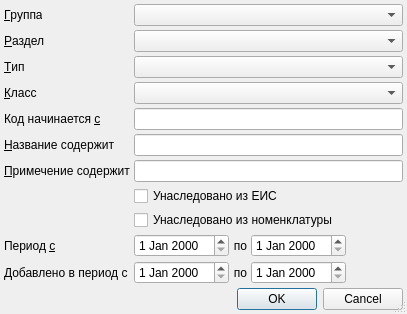
<?xml version="1.0" encoding="UTF-8"?>
<ui version="4.0">
 <class>ServiceFilterDialog</class>
 <widget class="QDialog" name="ServiceFilterDialog">
  <property name="geometry">
   <rect>
    <x>0</x>
    <y>0</y>
    <width>407</width>
    <height>310</height>
   </rect>
  </property>
  <property name="windowTitle">
   <string>Фильтр услуг</string>
  </property>
  <property name="sizeGripEnabled">
   <bool>true</bool>
  </property>
  <layout class="QGridLayout" name="gridLayout">
   <property name="margin">
    <number>4</number>
   </property>
   <property name="spacing">
    <number>4</number>
   </property>
   <item row="0" column="1">
    <widget class="CRBComboBox" name="cmbServiceGroup"/>
   </item>
   <item row="7" column="0">
    <widget class="QLabel" name="label">
     <property name="text">
      <string>&amp;Примечение содержит</string>
     </property>
     <property name="buddy">
      <cstring>edtNote</cstring>
     </property>
    </widget>
   </item>
   <item row="0" column="0">
    <widget class="QLabel" name="lblServiceGroup">
     <property name="sizePolicy">
      <sizepolicy hsizetype="Maximum" vsizetype="Preferred">
       <horstretch>0</horstretch>
       <verstretch>0</verstretch>
      </sizepolicy>
     </property>
     <property name="text">
      <string>&amp;Группа</string>
     </property>
     <property name="buddy">
      <cstring>cmbServiceGroup</cstring>
     </property>
    </widget>
   </item>
   <item row="8" column="1">
    <widget class="QCheckBox" name="chkEIS">
     <property name="text">
      <string>Унаследовано из ЕИС</string>
     </property>
     <property name="tristate">
      <bool>true</bool>
     </property>
    </widget>
   </item>
   <item row="3" column="0">
    <widget class="QLabel" name="lblClass">
     <property name="sizePolicy">
      <sizepolicy hsizetype="Maximum" vsizetype="Preferred">
       <horstretch>0</horstretch>
       <verstretch>0</verstretch>
      </sizepolicy>
     </property>
     <property name="text">
      <string>&amp;Класс</string>
     </property>
     <property name="buddy">
      <cstring>cmbClass</cstring>
     </property>
    </widget>
   </item>
   <item row="7" column="1">
    <widget class="QLineEdit" name="edtNote"/>
   </item>
   <item row="2" column="1">
    <widget class="CRBComboBox" name="cmbType"/>
   </item>
   <item row="12" column="1">
    <layout class="QHBoxLayout" name="horizontalLayout">
     <property name="spacing">
      <number>4</number>
     </property>
     <item>
      <widget class="CDateEdit" name="edtBegDate"/>
     </item>
     <item>
      <widget class="QLabel" name="lblTo">
       <property name="text">
        <string>по</string>
       </property>
       <property name="alignment">
        <set>Qt::AlignRight|Qt::AlignTrailing|Qt::AlignVCenter</set>
       </property>
       <property name="buddy">
        <cstring>edtEndDate</cstring>
       </property>
      </widget>
     </item>
     <item>
      <widget class="CDateEdit" name="edtEndDate"/>
     </item>
     <item>
      <spacer name="horizontalSpacer">
       <property name="orientation">
        <enum>Qt::Horizontal</enum>
       </property>
       <property name="sizeHint" stdset="0">
        <size>
         <width>40</width>
         <height>20</height>
        </size>
       </property>
      </spacer>
     </item>
    </layout>
   </item>
   <item row="14" column="0">
    <widget class="QLabel" name="lblCreatePeriod">
     <property name="text">
      <string>Добавлено в период с</string>
     </property>
     <property name="buddy">
      <cstring>edtCreatePeriodBegDate</cstring>
     </property>
    </widget>
   </item>
   <item row="2" column="0">
    <widget class="QLabel" name="lblType">
     <property name="sizePolicy">
      <sizepolicy hsizetype="Maximum" vsizetype="Preferred">
       <horstretch>0</horstretch>
       <verstretch>0</verstretch>
      </sizepolicy>
     </property>
     <property name="text">
      <string>&amp;Тип</string>
     </property>
     <property name="buddy">
      <cstring>cmbType</cstring>
     </property>
    </widget>
   </item>
   <item row="5" column="0">
    <widget class="QLabel" name="lblName">
     <property name="sizePolicy">
      <sizepolicy hsizetype="Maximum" vsizetype="Preferred">
       <horstretch>0</horstretch>
       <verstretch>0</verstretch>
      </sizepolicy>
     </property>
     <property name="text">
      <string>&amp;Название содержит</string>
     </property>
     <property name="buddy">
      <cstring>edtName</cstring>
     </property>
    </widget>
   </item>
   <item row="9" column="1">
    <widget class="QCheckBox" name="chkNomenclature">
     <property name="text">
      <string>Унаследовано из номенклатуры</string>
     </property>
     <property name="tristate">
      <bool>true</bool>
     </property>
    </widget>
   </item>
   <item row="4" column="1">
    <widget class="QLineEdit" name="edtCode"/>
   </item>
   <item row="3" column="1">
    <widget class="CRBComboBox" name="cmbClass"/>
   </item>
   <item row="4" column="0">
    <widget class="QLabel" name="lblCode">
     <property name="sizePolicy">
      <sizepolicy hsizetype="Maximum" vsizetype="Preferred">
       <horstretch>0</horstretch>
       <verstretch>0</verstretch>
      </sizepolicy>
     </property>
     <property name="text">
      <string>Код начинается &amp;с</string>
     </property>
     <property name="buddy">
      <cstring>edtCode</cstring>
     </property>
    </widget>
   </item>
   <item row="1" column="0">
    <widget class="QLabel" name="lblSection">
     <property name="sizePolicy">
      <sizepolicy hsizetype="Maximum" vsizetype="Preferred">
       <horstretch>0</horstretch>
       <verstretch>0</verstretch>
      </sizepolicy>
     </property>
     <property name="text">
      <string>&amp;Раздел</string>
     </property>
     <property name="buddy">
      <cstring>cmbSection</cstring>
     </property>
    </widget>
   </item>
   <item row="5" column="1">
    <widget class="QLineEdit" name="edtName"/>
   </item>
   <item row="1" column="1">
    <widget class="CRBComboBox" name="cmbSection"/>
   </item>
   <item row="15" column="0">
    <spacer>
     <property name="orientation">
      <enum>Qt::Vertical</enum>
     </property>
     <property name="sizeHint" stdset="0">
      <size>
       <width>20</width>
       <height>0</height>
      </size>
     </property>
    </spacer>
   </item>
   <item row="12" column="0">
    <widget class="QLabel" name="lblPeriod">
     <property name="text">
      <string>Период &amp;c</string>
     </property>
     <property name="buddy">
      <cstring>edtBegDate</cstring>
     </property>
    </widget>
   </item>
   <item row="16" column="0" colspan="2">
    <widget class="QDialogButtonBox" name="buttonBox">
     <property name="standardButtons">
      <set>QDialogButtonBox::Cancel|QDialogButtonBox::Ok</set>
     </property>
    </widget>
   </item>
   <item row="14" column="1">
    <layout class="QHBoxLayout" name="horizontalLayoutCreatePeriod">
     <property name="spacing">
      <number>4</number>
     </property>
     <item>
      <widget class="CDateEdit" name="edtCreatePeriodBegDate"/>
     </item>
     <item>
      <widget class="QLabel" name="lblCreatePeriodTo">
       <property name="text">
        <string>по</string>
       </property>
       <property name="alignment">
        <set>Qt::AlignRight|Qt::AlignTrailing|Qt::AlignVCenter</set>
       </property>
       <property name="buddy">
        <cstring>edtCreatePeriodEndDate</cstring>
       </property>
      </widget>
     </item>
     <item>
      <widget class="CDateEdit" name="edtCreatePeriodEndDate"/>
     </item>
     <item>
      <spacer name="horizontalSpacerCreatePeriod">
       <property name="orientation">
        <enum>Qt::Horizontal</enum>
       </property>
       <property name="sizeHint" stdset="0">
        <size>
         <width>40</width>
         <height>20</height>
        </size>
       </property>
      </spacer>
     </item>
    </layout>
   </item>
  </layout>
 </widget>
 <customwidgets>
  <customwidget>
   <class>CRBComboBox</class>
   <extends>QComboBox</extends>
   <header>library/crbcombobox.h</header>
  </customwidget>
  <customwidget>
   <class>CDateEdit</class>
   <extends>QDateEdit</extends>
   <header>library/DateEdit.h</header>
  </customwidget>
 </customwidgets>
 <tabstops>
  <tabstop>cmbServiceGroup</tabstop>
  <tabstop>cmbSection</tabstop>
  <tabstop>cmbType</tabstop>
  <tabstop>cmbClass</tabstop>
  <tabstop>edtCode</tabstop>
  <tabstop>edtName</tabstop>
  <tabstop>edtNote</tabstop>
  <tabstop>chkEIS</tabstop>
  <tabstop>chkNomenclature</tabstop>
  <tabstop>edtBegDate</tabstop>
  <tabstop>edtEndDate</tabstop>
  <tabstop>edtCreatePeriodBegDate</tabstop>
  <tabstop>edtCreatePeriodEndDate</tabstop>
  <tabstop>buttonBox</tabstop>
 </tabstops>
 <resources/>
 <connections>
  <connection>
   <sender>buttonBox</sender>
   <signal>rejected()</signal>
   <receiver>ServiceFilterDialog</receiver>
   <slot>reject()</slot>
   <hints>
    <hint type="sourcelabel">
     <x>141</x>
     <y>299</y>
    </hint>
    <hint type="destinationlabel">
     <x>133</x>
     <y>146</y>
    </hint>
   </hints>
  </connection>
  <connection>
   <sender>buttonBox</sender>
   <signal>accepted()</signal>
   <receiver>ServiceFilterDialog</receiver>
   <slot>accept()</slot>
   <hints>
    <hint type="sourcelabel">
     <x>141</x>
     <y>299</y>
    </hint>
    <hint type="destinationlabel">
     <x>133</x>
     <y>146</y>
    </hint>
   </hints>
  </connection>
 </connections>
</ui>
